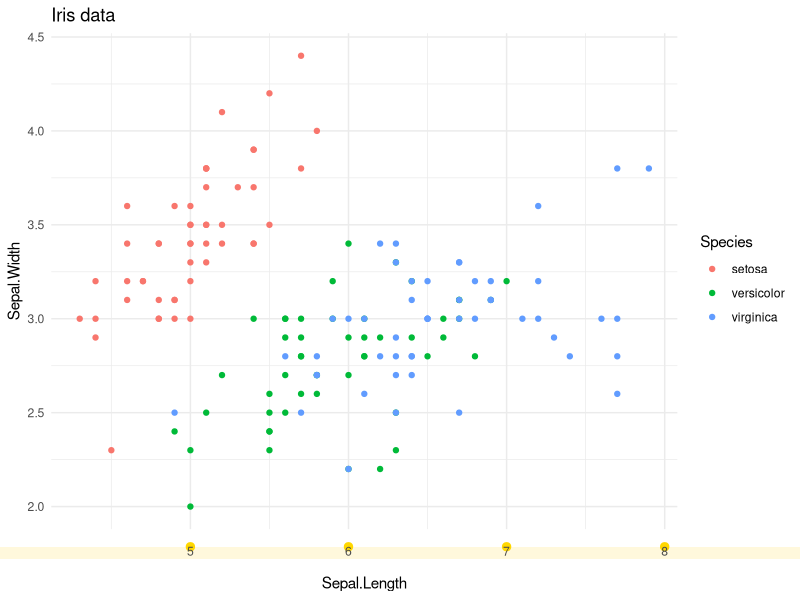
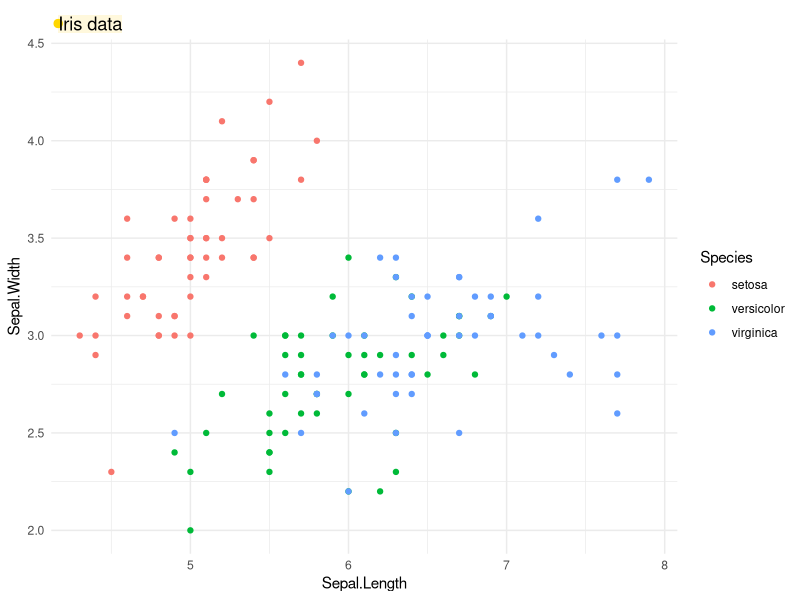
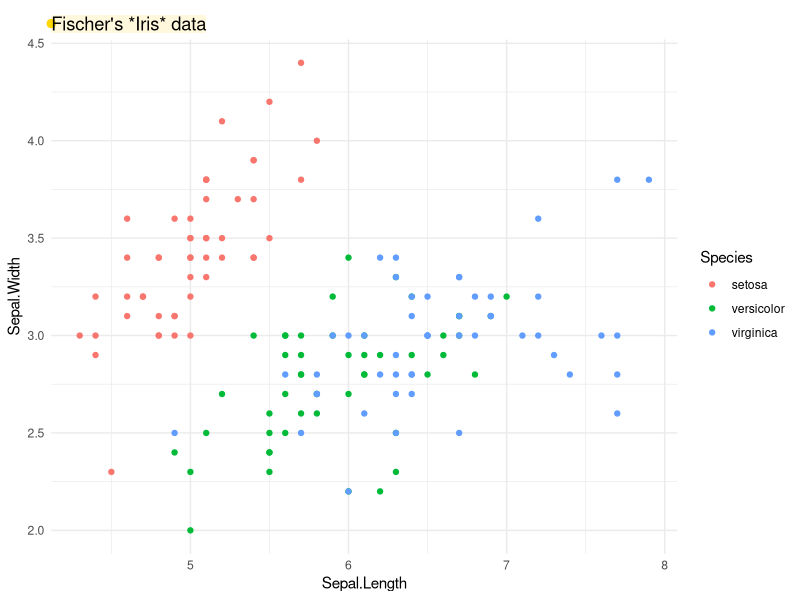

The R script that drew these images, in order:
library(ggplot2)
library(grid)
library(gridtext)
library(rlang)
library(tibble)

# define new theme element that inherits from `element_text()`
element_label <- function(family = NULL, face = NULL, colour = NULL, size = NULL,
                          hjust = NULL, vjust = NULL, angle = NULL, lineheight = NULL,
                          color = NULL, margin = NULL,
                          debug = FALSE, inherit.blank = FALSE) {
  if (!is.null(color))
    colour <- color
  structure(
    list(
      family = family, face = face, colour = colour,
      size = size, hjust = hjust, vjust = vjust, angle = angle,
      lineheight = lineheight, margin = margin, debug = debug,
      inherit.blank = inherit.blank),
    class = c("element_label", "element_text", "element")
  )
}

# helper function to set up data frame with graphical parameters
list_to_table <- function(l) {
  lengths <- vapply(l, length, numeric(1))

  # remove length 0 cases
  l[lengths == 0L] <- NULL

  do.call(tibble, l)
}

# rendering of the theme element is handled by `labels_grob()`
element_grob.element_label <- function(element, label = "", x = NULL, y = NULL,
                                       family = NULL, face = NULL, colour = NULL, size = NULL,
                                       hjust = NULL, vjust = NULL, angle = NULL, lineheight = NULL,
                                       margin = NULL, margin_x = FALSE, margin_y = FALSE, ...) {
  if (is.null(label))
    return(ggplot2:::zeroGrob())

  vj <- vjust %||% element$vjust
  hj <- hjust %||% element$hjust
  margin <- margin %||% element$margin %||% ggplot2::margin(0, 0, 0, 0)
  angle <- angle %||% element$angle %||% 0

  x <- x %||% hj
  if (!is.unit(x))
    x <- unit(x, "npc")
  y <- y %||% vj
  if (!is.unit(y))
    y <- unit(y, "npc")

  # The gp settings can override element_gp
  gp <- gpar(fontsize = size, col = colour,
             fontfamily = family, fontface = face,
             lineheight = lineheight)
  element_gp <- gpar(fontsize = element$size, col = element$colour,
                     fontfamily = element$family, fontface = element$face,
                     lineheight = element$lineheight)
  gp <- ggplot2:::modify_list(element_gp, gp)

  gl <- list(
    label = label,
    x = x,
    y = y,
    hjust = hj,
    vjust = vj,
    angle = angle,
    color = gp$col,
    fontsize = gp$fontsize,
    fontfamily = gp$fontfamily,
    fontface = gp$fontface,
    lineheight = gp$lineheight,
    padding = list(margin)
  )
  label_data <- list_to_table(gl)

  labels_grob(label_data, debug = element$debug)
}

# draw plot with alternative axis rendering
ggplot(iris, aes(Sepal.Length, Sepal.Width, color = Species)) +
  geom_point() +
  ggtitle("Iris data") +
  theme_minimal() +
  theme(
    axis.text.x = element_label(
      hjust = 0.5, vjust = 1, angle = 0, debug = TRUE,
      margin = ggplot2::margin(10, 2, 10, 2)
    )
  )

# draw plot with alternative title rendering
ggplot(iris, aes(Sepal.Length, Sepal.Width, color = Species)) +
  geom_point() +
  ggtitle("Iris data") +
  theme_minimal() +
  theme(
    plot.title = element_label(
      hjust = 0, vjust = 0.5, angle = 0, debug = TRUE,
      margin = ggplot2::margin(5, 5, 5, 5)
    )
  )

library(ggplot2)
library(grid)
library(gridtext)
library(rlang)
library(tibble)

# define new theme element that inherits from `element_text()`
element_markdown <- function(family = NULL, face = NULL, colour = NULL, size = NULL,
                          hjust = NULL, vjust = NULL, angle = NULL, lineheight = NULL,
                          color = NULL, margin = NULL,
                          debug = FALSE, inherit.blank = FALSE) {
  if (!is.null(color))
    colour <- color
  structure(
    list(
      family = family, face = face, colour = colour,
      size = size, hjust = hjust, vjust = vjust, angle = angle,
      lineheight = lineheight, margin = margin, debug = debug,
      inherit.blank = inherit.blank),
    class = c("element_markdown", "element_text", "element")
  )
}

# rendering of the theme element is handled by `labels_grob()`
element_grob.element_markdown <- function(element, label = "", x = NULL, y = NULL,
                                          family = NULL, face = NULL, colour = NULL, size = NULL,
                                          hjust = NULL, vjust = NULL, angle = NULL, lineheight = NULL,
                                          margin = NULL, margin_x = FALSE, margin_y = FALSE, ...) {
  if (is.null(label))
    return(ggplot2:::zeroGrob())

  vj <- vjust %||% element$vjust
  hj <- hjust %||% element$hjust
  margin <- margin %||% element$margin %||% ggplot2::margin(0, 0, 0, 0)
  angle <- angle %||% element$angle %||% 0

  x <- x %||% hj
  if (!is.unit(x))
    x <- unit(x, "npc")
  y <- y %||% vj
  if (!is.unit(y))
    y <- unit(y, "npc")

  markdown_grob(label, x, y, hj, vj, angle = angle, padding = margin, debug = element$debug)
}

# draw plot with alternative title rendering
ggplot(iris, aes(Sepal.Length, Sepal.Width, color = Species)) +
  geom_point() +
  ggtitle("Fischer's *Iris* data") +
  theme_minimal() +
  theme(
    plot.title = element_markdown(
      hjust = 0, vjust = 0.5, debug = TRUE,
      margin = ggplot2::margin(5, 0, 5, 0)
    )
  )
